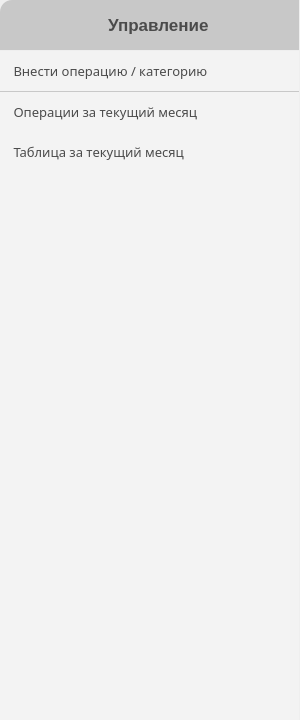
        <widget class="QFrame" name="Left_Frame">
         <property name="minimumSize">
          <size>
           <width>300</width>
           <height>720</height>
          </size>
         </property>
         <property name="maximumSize">
          <size>
           <width>300</width>
           <height>16777215</height>
          </size>
         </property>
         <property name="styleSheet">
          <string notr="true">background-color: none;
border-top-left-radius:12px;
border-top-right-radius: 0px;
border-bottom-right-radius: 0px;
border-bottom-left-radius: 0px;</string>
         </property>
         <property name="frameShape">
          <enum>QFrame::StyledPanel</enum>
         </property>
         <property name="frameShadow">
          <enum>QFrame::Raised</enum>
         </property>
         <layout class="QVBoxLayout" name="verticalLayout">
          <property name="spacing">
           <number>1</number>
          </property>
          <property name="leftMargin">
           <number>0</number>
          </property>
          <property name="topMargin">
           <number>0</number>
          </property>
          <property name="rightMargin">
           <number>1</number>
          </property>
          <property name="bottomMargin">
           <number>0</number>
          </property>
          <item>
           <widget class="QFrame" name="Frame1_Control_panel">
            <property name="enabled">
             <bool>true</bool>
            </property>
            <property name="minimumSize">
             <size>
              <width>299</width>
              <height>50</height>
             </size>
            </property>
            <property name="maximumSize">
             <size>
              <width>16777215</width>
              <height>50</height>
             </size>
            </property>
            <property name="styleSheet">
             <string notr="true">border-top-left-radius:12px;
border-top-right-radius: 0px;
border-bottom-right-radius: 0px;
border-bottom-left-radius: 0px;
background-color:rgb(200, 200, 200);</string>
            </property>
            <property name="frameShape">
             <enum>QFrame::StyledPanel</enum>
            </property>
            <property name="frameShadow">
             <enum>QFrame::Raised</enum>
            </property>
            <layout class="QHBoxLayout" name="horizontalLayout_3">
             <item>
              <widget class="QLabel" name="Control_label">
               <property name="enabled">
                <bool>true</bool>
               </property>
               <property name="font">
                <font>
                 <family>Ubuntu</family>
                 <pointsize>13</pointsize>
                 <weight>75</weight>
                 <italic>false</italic>
                 <bold>true</bold>
                </font>
               </property>
               <property name="styleSheet">
                <string notr="true">color:rgb(75,75,75)</string>
               </property>
               <property name="text">
                <string>                     Управление</string>
               </property>
              </widget>
             </item>
            </layout>
           </widget>
          </item>
          <item>
           <widget class="QFrame" name="Frame2_Control_btns_2">
            <property name="styleSheet">
             <string notr="true">background-color:rgb(243, 243, 243);
border-radius: 0px</string>
            </property>
            <property name="frameShape">
             <enum>QFrame::StyledPanel</enum>
            </property>
            <property name="frameShadow">
             <enum>QFrame::Raised</enum>
            </property>
            <widget class="QPushButton" name="Button2">
             <property name="geometry">
              <rect>
               <x>0</x>
               <y>41</y>
               <width>300</width>
               <height>40</height>
              </rect>
             </property>
             <property name="font">
              <font>
               <family>Ubuntu Medium</family>
               <pointsize>10</pointsize>
               <weight>50</weight>
               <italic>false</italic>
               <bold>false</bold>
              </font>
             </property>
             <property name="styleSheet">
              <string notr="true">QPushButton {
background-color:rgb(243, 243, 243);
border: 0px solid;
text-align: left;
color: rgb(75,75,75)
}
QPushButton:hover {
background-color: rgb(220, 220, 220);
}</string>
             </property>
             <property name="text">
              <string>    Операции за текущий месяц</string>
             </property>
             <property name="icon">
              <iconset>
               <normaloff>b2_list.png</normaloff>b2_list.png</iconset>
             </property>
             <property name="iconSize">
              <size>
               <width>48</width>
               <height>24</height>
              </size>
             </property>
            </widget>
            <widget class="QPushButton" name="Button1">
             <property name="geometry">
              <rect>
               <x>0</x>
               <y>0</y>
               <width>300</width>
               <height>40</height>
              </rect>
             </property>
             <property name="font">
              <font>
               <family>Ubuntu Medium</family>
               <pointsize>10</pointsize>
               <weight>50</weight>
               <italic>false</italic>
               <bold>false</bold>
              </font>
             </property>
             <property name="styleSheet">
              <string notr="true">QPushButton {
background-color:rgb(243, 243, 243);
border: 0px solid;
text-align: left;
color: rgb(75,75,75)
}
QPushButton:hover {
background-color: rgb(220, 220, 220);
}</string>
             </property>
             <property name="text">
              <string>    Внести операцию / категорию</string>
             </property>
             <property name="icon">
              <iconset>
               <normaloff>b1_input.png</normaloff>b1_input.png</iconset>
             </property>
             <property name="iconSize">
              <size>
               <width>48</width>
               <height>24</height>
              </size>
             </property>
            </widget>
            <widget class="QPushButton" name="Button3">
             <property name="geometry">
              <rect>
               <x>0</x>
               <y>81</y>
               <width>300</width>
               <height>40</height>
              </rect>
             </property>
             <property name="font">
              <font>
               <family>Ubuntu Medium</family>
               <pointsize>10</pointsize>
               <weight>50</weight>
               <italic>false</italic>
               <bold>false</bold>
              </font>
             </property>
             <property name="styleSheet">
              <string notr="true">QPushButton {
background-color:rgb(243, 243, 243);
border: 0px solid;
text-align: left;
color: rgb(75,75,75)
}
QPushButton:hover {
background-color: rgb(220, 220, 220);
}</string>
             </property>
             <property name="text">
              <string>    Таблица за текущий месяц</string>
             </property>
             <property name="icon">
              <iconset>
               <normaloff>b3_table.png</normaloff>b3_table.png</iconset>
             </property>
             <property name="iconSize">
              <size>
               <width>48</width>
               <height>24</height>
              </size>
             </property>
            </widget>
            <widget class="QFrame" name="frame">
             <property name="geometry">
              <rect>
               <x>0</x>
               <y>0</y>
               <width>300</width>
               <height>120</height>
              </rect>
             </property>
             <property name="styleSheet">
              <string notr="true">background-color: rgb(200,200,200)
</string>
             </property>
             <property name="frameShape">
              <enum>QFrame::StyledPanel</enum>
             </property>
             <property name="frameShadow">
              <enum>QFrame::Raised</enum>
             </property>
            </widget>
            <zorder>frame</zorder>
            <zorder>Button2</zorder>
            <zorder>Button1</zorder>
            <zorder>Button3</zorder>
           </widget>
          </item>
         </layout>
        </widget>
